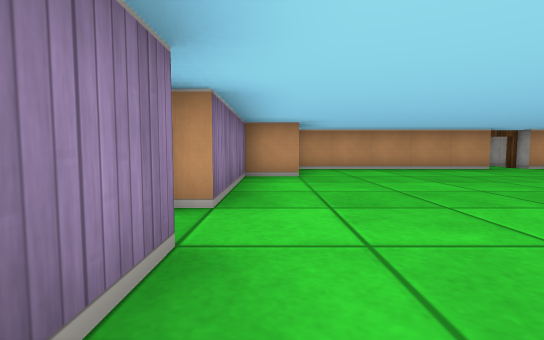
view 1 (above)

16 first-person views from a walk through a cub3D maze. The camera is about half as high as the walls, tilts 4° down and sees 85° across. The floor is counted in squares. Each view is taken from the middle of a square. On the plan, view 1 faces up. The plan holds only what a view shows up to about 9 squares ahead; the rest is blank.

view 2
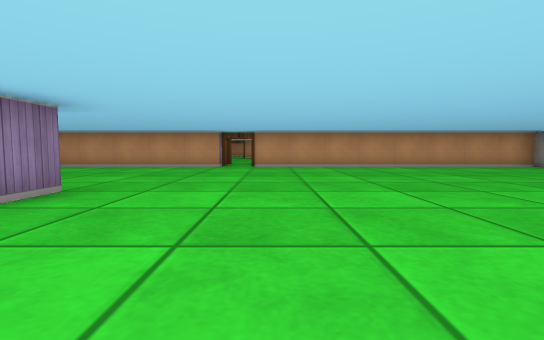

view 3
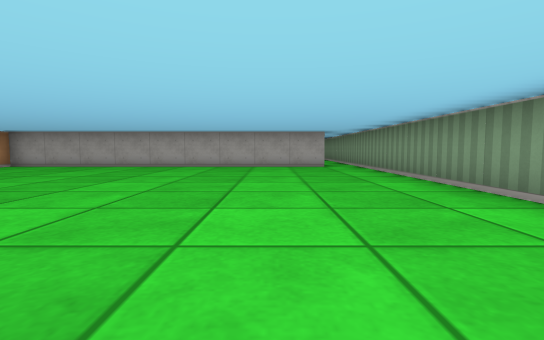

view 4
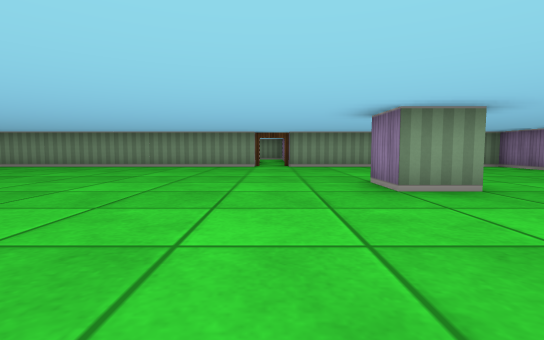

view 5
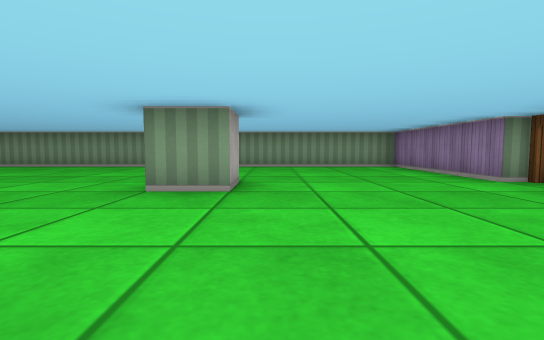

view 6
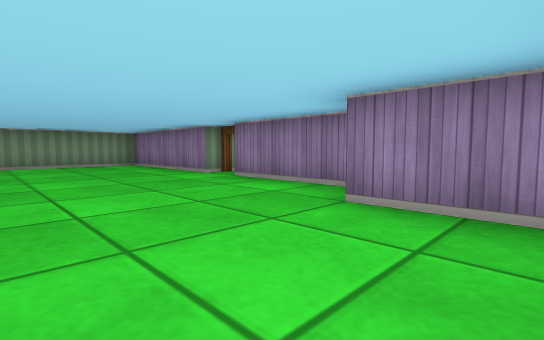

view 7
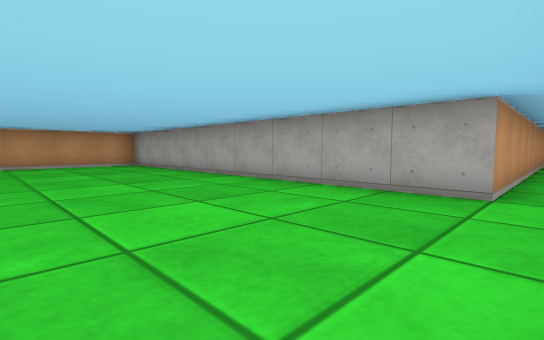

view 8
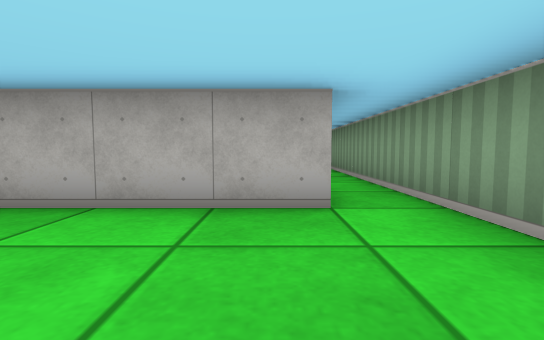

view 9
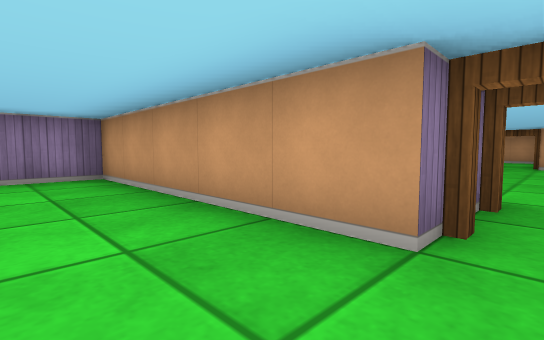

view 10
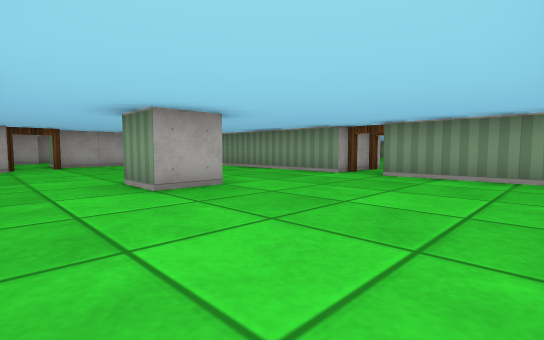

view 11
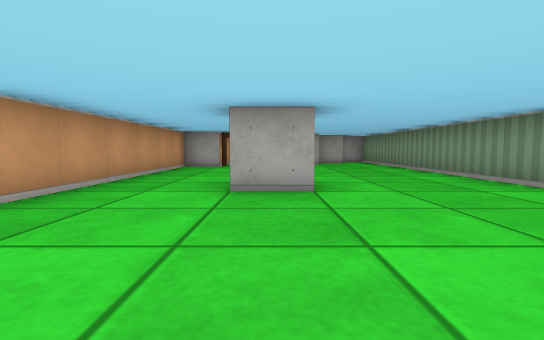

view 12
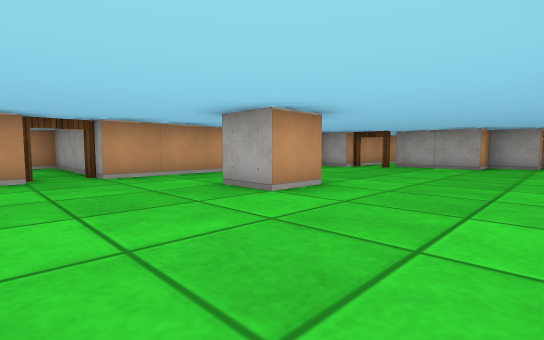

view 13
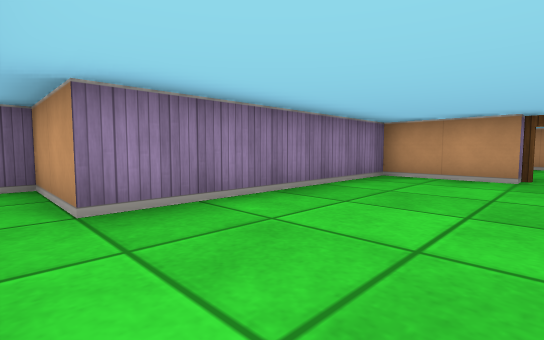

view 14
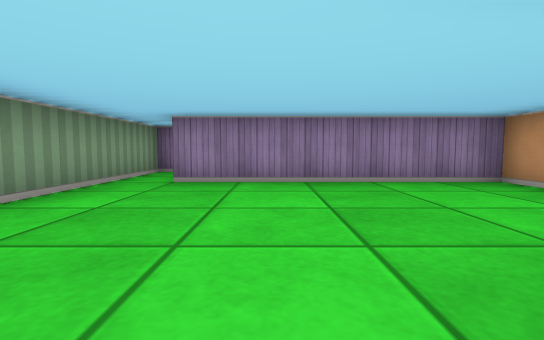

view 15
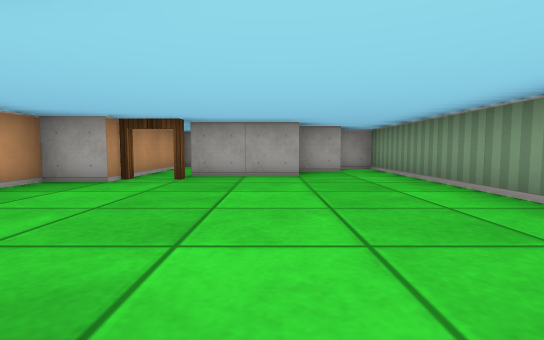

view 16
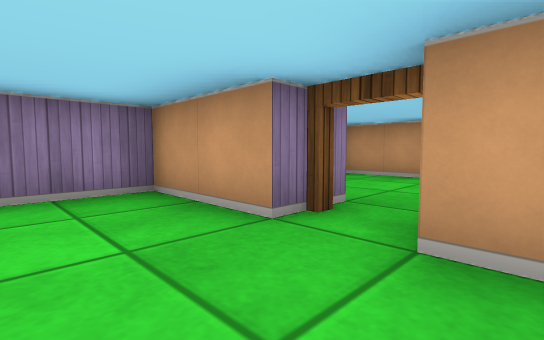

### Floor plan
Points are (right, up) in squares from view 1. A wall is a line through its corners. A room is listed if a view was taken in it or the views show most of it. See-through windows are left out.
Room 1 (views 1, 2, 3, 4, 5, 6, 7, 8, 9)
walls: (6.4, -2.5) (19.5, -2.5); (3.5, 1.5) (3.5, 2.5) (4.5, 2.5) (4.5, 1.5); (5.5, 7.5) (0.5, 7.5) (0.5, 5.5) (-0.5, 5.5) (-0.5, 2.5); (-0.5, 1.5) (-0.5, -2.5) (5.5, -2.5); (22.1, -1.5) (14.5, -1.5) (14.5, 7.5) (6.5, 7.5)
ways out: open door at (6, 8.5) to room 2; open door at (-1, 2); open door at (6, -3)
Room 2 (views 10, 11, 12, 13, 14, 15, 16)
walls: (7.6, 12.5) (6.5, 12.5) (6.5, 13.5) (7.5, 13.5); (6.5, 9.5) (14.5, 9.5) (14.5, 10.5) (13.5, 10.5) (13.5, 11.5) (12.5, 11.5) (12.5, 13.5); (4.5, 15.5) (2.5, 15.5) (2.5, 10.5) (0.5, 10.5) (0.5, 9.5) (5.5, 9.5); (11.5, 14.5) (11.5, 15.5) (5.5, 15.5)
ways out: open door at (6, 8.5) to room 1; open door at (5, 16); open door at (12, 14)

Positions as (right, up) in squares from view 1, and headings:
1: (0, 0), facing up
2: (7, -1), facing up
3: (6, 0), facing right
4: (6, 6), facing down
5: (3, 6), facing down
6: (3, 7), facing down-left
7: (11, -2), facing up-right
8: (12, -1), facing right
9: (6, 6), facing up-left
10: (3, 15), facing down-right
11: (3, 13), facing right
12: (4, 10), facing up-right
13: (5, 10), facing up-left
14: (7, 12), facing left
15: (7, 12), facing right
16: (6, 14), facing up-left
